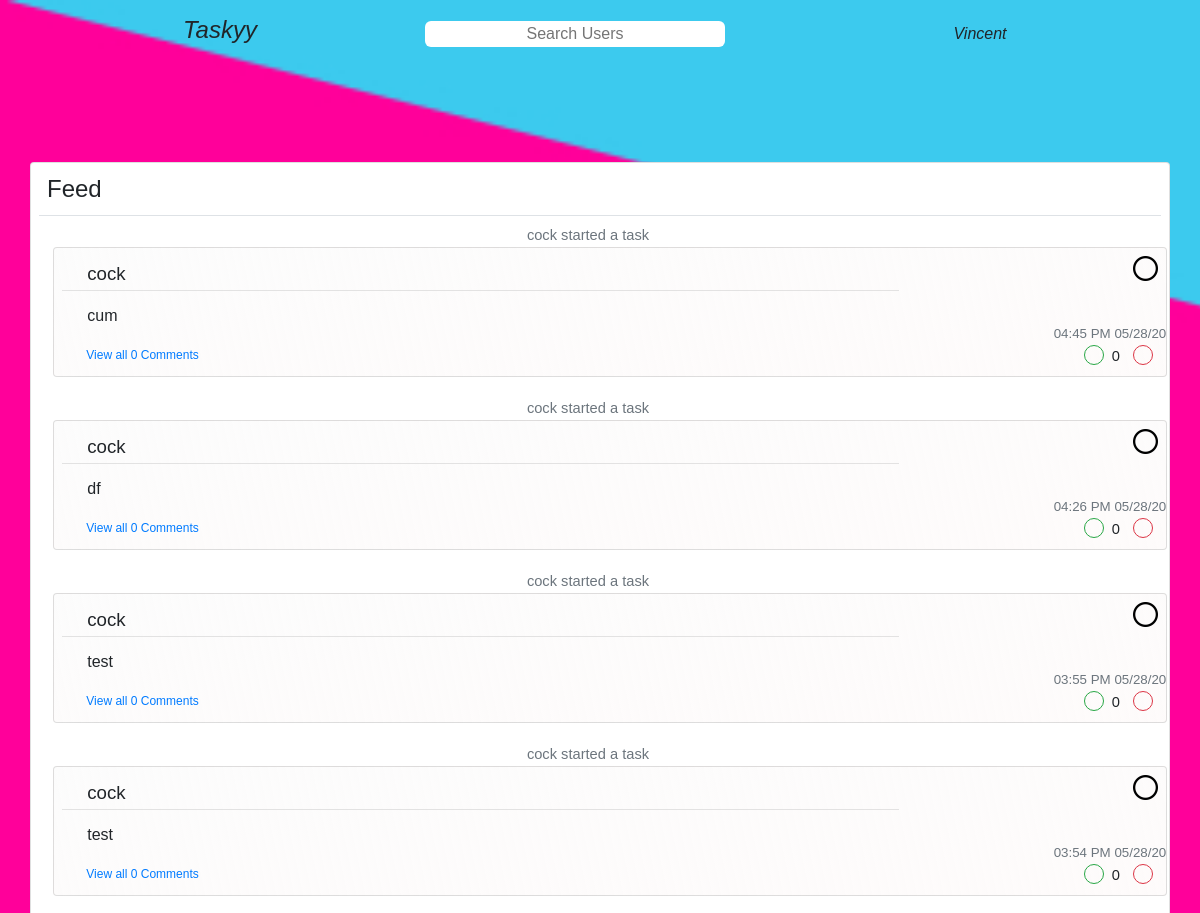
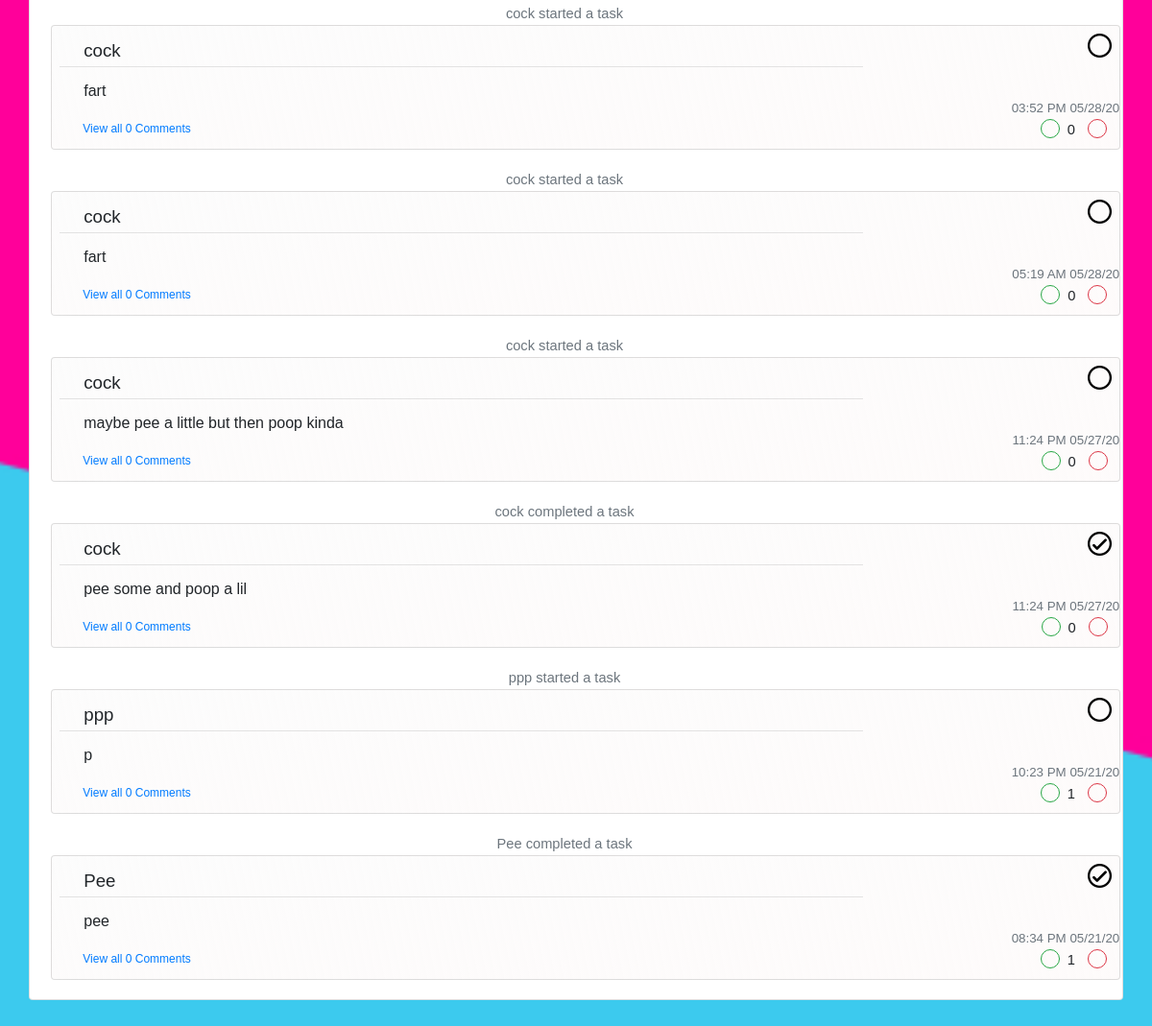
Screenshot of / (signed in) with the database file from the repository (2 pictures, top to bottom).
### mainapp/models.py (models this page shows, shortened)
class User(db.Model, UserMixin):
    id = db.Column(db.Integer, primary_key=True)
    username = db.Column(db.String(20), unique=True, nullable=False )
    email = db.Column(db.String(120), unique=True, nullable=False)
    password = db.Column(db.String(60), nullable=False)
    image_file = db.Column(db.String(20), nullable=False, default='dflt.jpg')
    posts = db.relationship('Post', backref='author', lazy=True)
    likes = db.relationship('Likes', backref='liker', lazy=True)
    comments = db.relationship('Comment', backref='commentor', lazy=True)
    friends = db.relationship('Friends', backref='root_friend', lazy=True)
    lists = db.relationship('List', backref='lists', lazy=True)

class Post(db.Model):
    id = db.Column(db.Integer, primary_key=True)
    title = db.Column(db.String(100), nullable=False)
    content = db.Column(db.String(500), nullable=False)
    user_id = db.Column(db.Integer, db.ForeignKey('user.id'), nullable=False)
    date_posted = db.Column(db.DateTime, nullable=False, default=datetime.utcnow)
    date_due = db.Column(db.DateTime, nullable=True)
    list = db.Column(db.Integer, db.ForeignKey('list.id'), nullable=False)
    comments = db.relationship('Comment', backref='comments', lazy=True)
    likes = db.Column(db.Integer, nullable=False, default=0)
    private = db.Column(db.Boolean, nullable=False)

### mainapp/routes.py (the view, shortened to what this page needs)
@app.route('/', methods=['GET', 'POST'])
def home():
    if not current_user.is_authenticated:
        return redirect(url_for('login'))
    title = 'Hello'
    localtimes = {}
    mytasklocaltimes = {}
    if current_user.is_authenticated:
        if not List.query.filter_by(user =current_user.id).all():
            l = List(name='To-do', user=current_user.id, privacy=False)
            db.session.add(l)
            db.session.commit()
        title = 'Wacky Schemes'
        tasks=Post.query.filter(Post.user_id != current_user.id).all()
        mytasks = Post.query.filter_by(user_id=current_user.id).all()
    else:
        tasks = []
        mytasks=[]
    tasklikes = {}
    if tasks:
        for task in tasks:
            likecount = len(Likes.query.filter_by(post_id=task.id).all()) - len(Dislikes.query.filter_by(post_id=task.id).all())
            tasklikes.update({task.id : likecount})
            localtimes.update({task.id : datetime_from_utc_to_local(task.date_posted)})
    if mytasks:
        for task in mytasks:
            likecount = len(Likes.query.filter_by(post_id=task.id).all()) - len(Dislikes.query.filter_by(post_id=task.id).all())
            tasklikes.update({task.id : likecount})
            mytasklocaltimes.update({task.id : datetime_from_utc_to_local(task.date_posted) })
    comment = CommentForm()
    form = CreateTask()
    likes = {}
    if tasks:
        for task in tasks:
            if Likes.query.filter(Likes.user_id==current_user.id).filter(Likes.post_id==task.id).first():
                likes.update({task.id : 1})
            elif Dislikes.query.filter(Dislikes.user_id==current_user.id).filter(Dislikes.post_id==task.id).first():
                likes.update({task.id :-1})
            else:
                likes.update({task.id : 0})
    lists = List.query.filter_by(user=current_user.id).all()
    return render_template('home.html',lists=lists, tasklikes=tasklikes, title=title, likes=likes, account=current_user, tasks=tasks, mytasklocaltimes=mytasklocaltimes, mytasks=mytasks, form=form,comment=comment, localtimes=localtimes)

### mainapp/forms.py
class CommentForm(FlaskForm):
    content = StringField('Content', validators=[])
    submit = SubmitField('Post Comment')

class CreateTask(FlaskForm):
    title = TextAreaField('Title', validators=[DataRequired(), Length(max=100)])
    content = StringField('Content', validators=[])
    days = IntegerField('Days', validators=[])
    weeks = IntegerField('Weels', validators=[])
    submit = SubmitField('Create Task')

### mainapp/models.py (called while the page is built)
@login_manager.user_loader
def load_user(user_id):
    return User.query.get(int(user_id))

### mainapp/routes.py (called while the page is built)
def datetime_from_utc_to_local(utc_datetime):
    now_timestamp = time.time()
    offset = datetime.fromtimestamp(now_timestamp) - datetime.utcfromtimestamp(now_timestamp)
    return utc_datetime + offset

### mainapp/templates/home.html (shortened to what this page needs)
{%extends 'layout.html'%}
{%block content%}
<link rel="stylesheet" href="{{url_for('static', filename='stylesheets/home.css')}}">
<section id="maincont" style='display:none;'>
<div class="container mt-4">
<div class="row">
    <div class="col-sm-1"></div>
  <div class="col-sm-5"></div>
  <div id="maincontent" class="card " style="width:100%">
    <legend class="ml-3 mt-2">Feed</legend>
    <span class="border-bottom ml-2 mb-2 mr-2"></span>
    <div class="mr-4" style="margin-left:-25;">
  {% if tasks %}
  {%for task in tasks | reverse %}
  {% include 'singlepost.html' %}
  {%endfor%}
  {% else %}
</div>
<div class="margin-auto" style="width:600px;">
  <p style="text-align:center">You dont have any friends yet</p>
</div>
{% endif %}
</div>
</div>
</div>
</section>
{%endblock content%}

### mainapp/templates/layout.html (shortened to what this page needs)
<!doctype html>
<html lang="en">
  <head>
    <link rel="stylesheet" type="text/css" href="static/stylesheets/singlepost.css">
    <link rel="stylesheet" href="https://maxcdn.bootstrapcdn.com/bootstrap/4.0.0/css/bootstrap.min.css">
    <link rel="stylesheet" href="{{url_for('static', filename='stylesheets/home.css')}}">
  </head>
  <body>
  <nav class="fixed-top" style="">
    <div class="container">
      <div class="row mt-3 mb-3">
    <div class="col" style="">
      <a style="text-decoration:none; color:inherit;"href="{{url_for('home')}}"><h4><i>Taskyy</i></h4></a>
    </div>
    <div class="col">
      <form id="searchbar" style='position:relative' class="" action="" method="post">
        <input id="searchfield" class="searching" type="text" name="" value="" placeholder="Search Users">
      </form>
    </div>
    {% if current_user.is_authenticated %}
    <div class="col">
      <div style="height:8px"> </div>
      {% if page=='account' %}
      <a style="text-decoration:none; color:inherit" href="{{url_for('logout')}}"><h6><i>Log Out</i></h6></a>
      {% else %}
      <a style="text-decoration:none; color:inherit" href="{{url_for('account', account_id=current_user.id)}}"><h6><i>{{current_user.username}}</i></h6></a>
      {% endif %}
    </div>
    </div>
    {% else %}
    <div class="col">
      <div style="height:8px"> </div>
      <a style="text-decoration:none; color:inherit" href="{{url_for('about')}}"><h6><i>About</i></h6></a>
    </div>
    </div>
    {% endif %}
  </nav>
      {%block content%}
      {%endblock %}
    <link rel="stylesheet" href="{{url_for('static', filename='stylesheets/singlepost.css')}}">
  </body>
</html>

### mainapp/templates/singlepost.html (shortened to what this page needs)
{% if page %}
{% if page == 'account' %}
{% endif %}
{% else %}
{% if task.content != 'Completed' %}
<p class="description text-muted">{{task.author.username}} started a task</p>
{% else %}
<p class="description text-muted">{{task.author.username}} completed a task</p>
{% endif %}
{% endif %}
<div class="card" id='tasksection{{task.id}}'style="margin-top:-15px; margin-bottom:20px; {% if not page %} margin-left:2%; {% endif %} width:100%;background: linear-gradient(to bottom right, rgb(252, 252, 252),rgba(194, 51, 37, 0.02))">
  <div class="mt-2 mr-2" style="margin-bottom:-30px;">
  {% if task.content == 'Completed' %}
    <img  style="float:right; width:25px;" id='buttonimg{{task.id}}' src="{{url_for('static', filename='assets/x.png')}}">
  {% else %}
    <img style="float:right; width:25px;" id='buttonimg{{task.id}}' src="{{url_for('static', filename='assets/check.png')}}">
  {% endif %}
</div>
    <div class=" mt-2 ml-2 " style="margin-bottom:30px;">
      <a style="text-decoration: none; color:inherit"href="{{url_for('post', post_id=task.id)}}">
      <div class="" style=" display:flex; flex-direction:row;">
      <section style="width:70%; margin-left:25px; margin-bottom: 0px; line-height:20px; margin-top:5px;">
        <p class="task-author"style="  color:inherit; text-decoration:none;">
          {{task.author.username}}
        </p>
        <hr style="margin: -10px -5% 15px -25px;">
        <p class="task-title"style="  color:inherit; text-decoration:none;">
          {{task.title}}
        </p>
      </section>
      </div>
    </a>
    <div class="" style="position:absolute;  right:20px; ">
      <div class="" style="position:relative; bottom:0px; right:-10px;">
      <ul class='upvotebuttons'style=" list-style-type:none; display: flex; flex-direction:row">
        <li>
        {%if likes[task.id] == 1 %}
        <li>
          <a href="#" class="mr-1 btn btn-outline-success btn-sm upvotebutton" value="1" id="upvote{{task.id}}" task_id="{{task.id}}" style="background-color:green; height:20px; width:20px; border-radius:50%; text-decoration:none; color:green;" ></a>
        </li>
        <li style="width:25px;">
        <p class="mr-1 ml-1" id="like{{task.id}}" style="margin-top:3px; font-size:11pt;">{{tasklikes[task.id]}}</p>
      </li>
        <li>
          <a href="#" class="downvotebutton btn btn-sm btn-outline-danger" value="0" id="downvote{{task.id}}" task_id="{{task.id}}" style="height:20px; width:20px; border-radius:50%; text-decoration: none; color: red" ></a>
        </li>
        {% else %}
        <li>
          <a href="#" class="mr-1 btn btn-outline-success btn-sm upvotebutton" value="0" id="upvote{{task.id}}" task_id="{{task.id}}" style="height:20px; width:20px; border-radius:50%; text-decoration:none; color:green;" ></a>
        </li>
        <li style="width:25px;">
        <p class="mr-1 ml-1" id="like{{task.id}}" style="margin-top:3px; font-size:11pt;">{{tasklikes[task.id]}}</p>
      </li>
        <li>
          <a href="#" class="downvotebutton btn btn-sm btn-outline-danger" value="0" id="downvote{{task.id}}" task_id="{{task.id}}" style="height:20px; width:20px; border-radius:50%; text-decoration: none; color: red" ></a>
        </li>
        {% endif %}
      </ul>
    </div>
        <div style="position:relative; bottom:75px; left:20px">
          <p class="text-muted" style=" font-size:10pt; margin-bottom:5px;">{{localtimes[task.id].strftime('%I:%M %p %x')}}</p>
        </div>
      </div>
      <div  style="margin-bottom:-20px;"class="ml-4 comment-hidden" id="task_id{{task.id}}">
          <a style="font-size:9pt; text-decoration:none;" class="make-comment" href="{{url_for('post', post_id=task.id)}}">View all {{(task.comments) | length}} Comments</a>
      </div>
</div>
</div>

### mainapp/static/stylesheets/singlepost.css (style rules this page uses)
.comment-hidden { margin-bottom: ; }
.comment-hidden .make-comment { visibility: visible; }

### mainapp/static/stylesheets/home.css (style rules this page uses)
div { font-family: "Gill Sans MT", sans-serif; }
#searchbar { margin-top: 5px; width:200px; }
#searchfield { width:300px; text-align: center; }
#maincontent { margin-left: 500px; margin-top: 100px; margin-bottom: 5%; }
.upvotebuttons { top: 140px; }
@media (max-width: 1300px ) { #maincontent { width: auto; margin: auto; margin-top: 12%; margin-bottom: 12%; } }
.searching { border:none; border-radius: 6px; }
html, body { max-width: 100%; overflow-x: hidden; }
nav div div div { text-align: center; }
p { font-family: "Gill Sans MT", sans-serif; font-weight: 200; }
.task-title { font-size: 12pt; }
.task-author { font-size: 14pt; }
legend { font-family : 'Gill Sans MT' , sans-serif; font-weight: thin; }

### mainapp/templates/home.html (style rules this page uses)
.description { font-size: 11pt; text-align:center; }

### rows the page displays
User: username "Vincent"
Post: author.username "cock", title "cum", tasklikes "0", id "04:45 PM 05/28/20", comments "0"
Post: author.username "cock", title "df", tasklikes "0", id "04:26 PM 05/28/20", comments "0"
Post: author.username "cock", {{ task.id }} 10 (drawn), title "test", tasklikes "0", id "03:55 PM 05/28/20", comments "0"
Post: author.username "cock", title "test", tasklikes "0", id "03:54 PM 05/28/20", comments "0"
Post: author.username "cock", title "fart", tasklikes "0", id "03:52 PM 05/28/20", comments "0"
Post: author.username "cock", title "fart", tasklikes "0", id "05:19 AM 05/28/20", comments "0"
Post: author.username "cock", title "maybe pee a little but then poop kinda", tasklikes "0", id "11:24 PM 05/27/20", comments "0"
Post: author.username "cock", title "pee some and poop a lil", tasklikes "0", id "11:24 PM 05/27/20", comments "0"
Post: author.username "ppp", title "p", {{ task.id }} 2 (drawn), tasklikes "1", id "10:23 PM 05/21/20", comments "0"
Post: author.username "Pee", title "pee", id "1", id "08:34 PM 05/21/20", comments "0"
